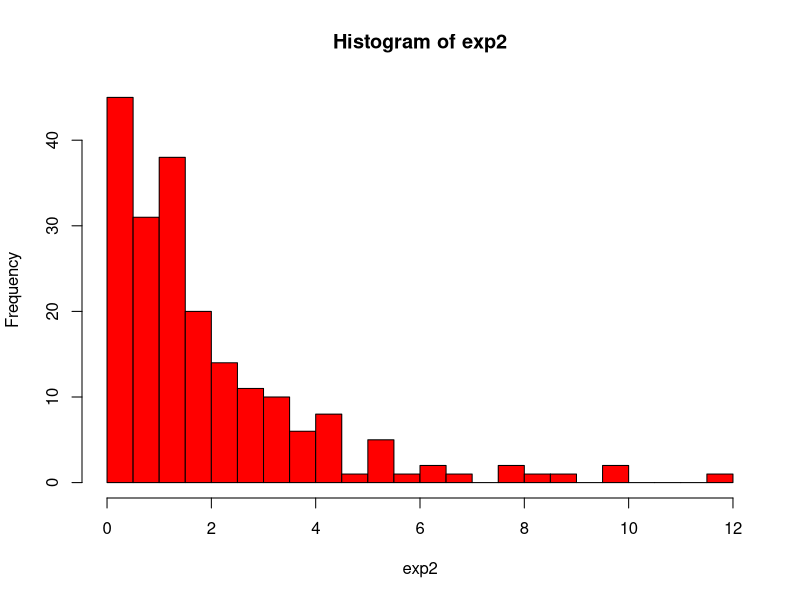
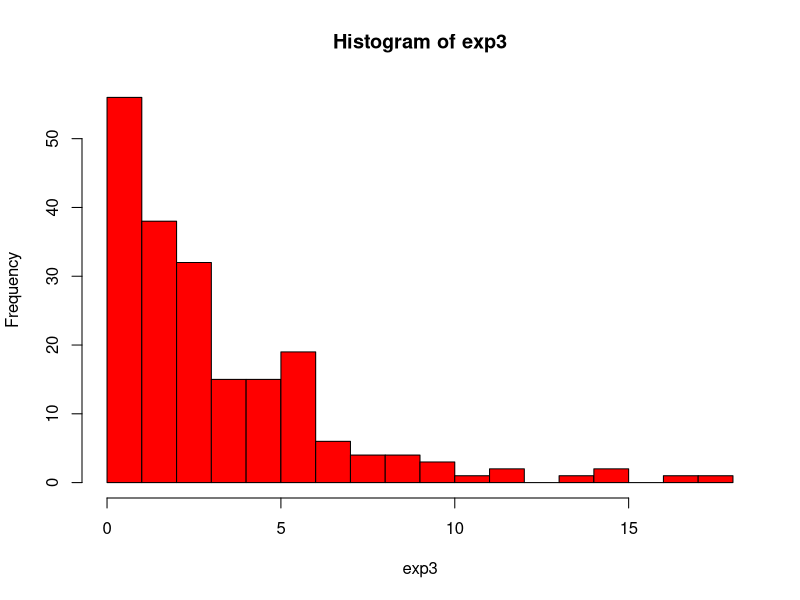
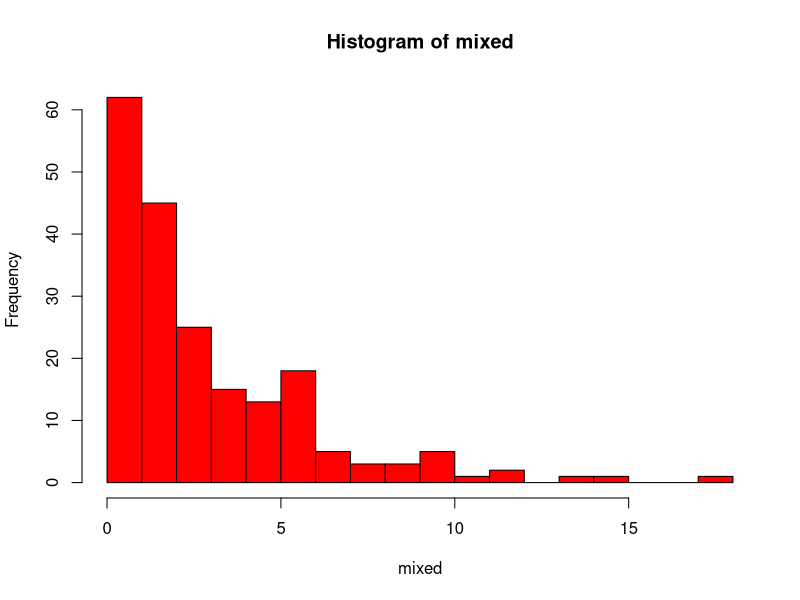

Recreate these plots in R, in order.
alpha <- 0.4
noofrand <- 200

# Exponential distribution with mean 2
exp2 <- -2*log(runif(noofrand, min=0, max=1))

# Exponential distribution with mean 3
exp3 <- -3*log(runif(noofrand, min=0, max=1))

mixed <- vector('numeric')

for(i in 1:noofrand) {
	if(runif(1,min=0,max=1) < alpha) {
		mixed <- c(mixed, exp2[i])
	}
	else {
		mixed <- c(mixed, exp3[i])
	}
}

png(file="exponential_2")
hist(exp2, col="red", breaks=20)
dev.off()

png(file="exponential_3")
hist(exp3, col="red", breaks=20)
dev.off()

png(file="mixed_distribution")
hist(mixed, col="red", breaks=20)
dev.off()
